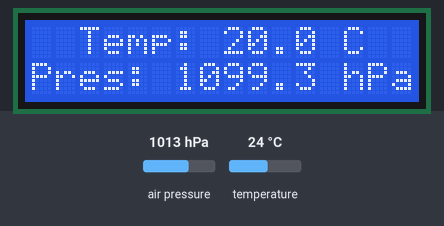
The sketch below on a simulated Arduino Uno, built with avr-gcc and run on an emulated ATmega328P. Shown: 16×2 character LCD. Inputs (shaded band) come from the test bench; at power-on: air pressure 1013 hPa, temperature 24 °C. What the sketch prints to the serial monitor is not drawn.

Above: at 1.2 s.
1.3 s: air pressure set to 952 hPa
At 2.5 s:
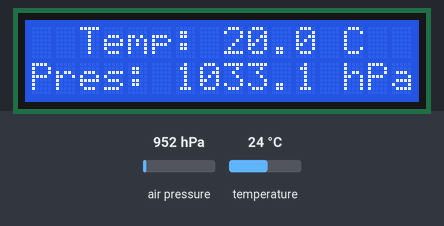
4.0 s: temperature set to 12 °C
At 5.3 s:
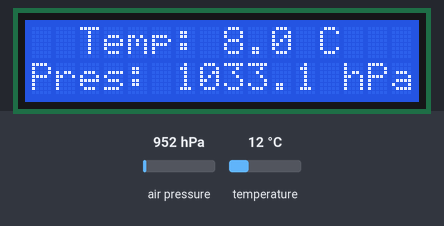
6.7 s: air pressure set to 975 hPa
At 8.6 s:
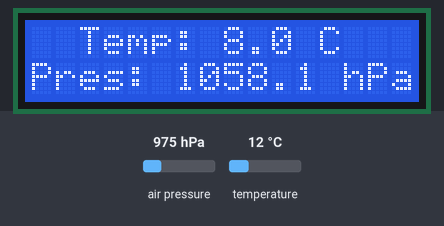
9.7 s: temperature set to 19 °C
At 11.6 s:
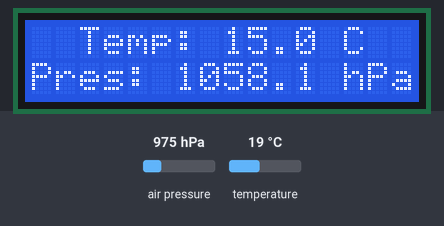
Timing chart, 0 to 13.1 s (numbered marks = the images above; inputs shaded):
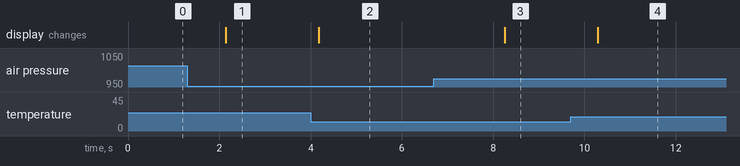

The sketch:

temp.ino
```cpp
#include <Wire.h>
#include <Adafruit_Sensor.h>
#include <Adafruit_BMP280.h>
#include <LiquidCrystal_I2C.h>

// Создание объекта для BMP280
Adafruit_BMP280 bmp;

// Создание объекта для LCD 1602
LiquidCrystal_I2C lcd(0x27, 16, 2);

void setup() {
  // Инициализация LCD дисплея
  lcd.begin(16, 2); // Указание количества столбцов и строк
  lcd.backlight();

  // Инициализация серийного порта для вывода данных в Serial Monitor
  Serial.begin(9600);

  // Проверка подключения BMP280
  if (!bmp.begin(0x76)) {
    Serial.println("Ошибка подключения BMP280!");
    while (1);
  }
}

void loop() {
  // Получение данных с датчика BMP280
  float temperature = bmp.readTemperature() - 4.0; // Корректируем температуру на 4 градуса
  float pressure = bmp.readPressure() / 92.15F; // давление в гПа

  // Вывод данных на серийный монитор
  Serial.print("Температура = ");
  Serial.print(temperature);
  Serial.println(" *C");

  Serial.print("Давление = ");
  Serial.print(pressure);
  Serial.println(" гПа");

  // Преобразование данных в строки
  String tempStr = "Temp: " + String(temperature, 1) + " C"; // Округление до 1 знака после запятой
  String presStr = "Pres: " + String(pressure, 1) + " hPa";  // Округление до 1 знака после запятой

  // Вычисление начальных позиций для центрирования текста
  int tempStart = (16 - tempStr.length()) / 2;
  int presStart = (16 - presStr.length()) / 2;

  // Вывод данных на LCD дисплей
  lcd.clear();
  lcd.setCursor(tempStart, 0);
  lcd.print(tempStr);

  lcd.setCursor(presStart, 1);
  lcd.print(presStr);

  delay(2000); // Задержка перед обновлением данных
}
```

temt.cpp
```cpp
#include <Wire.h>
#include <Adafruit_Sensor.h>
#include <Adafruit_BMP280.h>
#include <LiquidCrystal_I2C.h>

// Создание объекта для BMP280
Adafruit_BMP280 bmp;

// Создание объекта для LCD 1602
LiquidCrystal_I2C lcd(0x27, 16, 2);

void setup() {
  // Инициализация LCD дисплея
  lcd.begin(16, 2); // Указание количества столбцов и строк
  lcd.backlight();

  // Инициализация серийного порта для вывода данных в Serial Monitor
  Serial.begin(9600);

  // Проверка подключения BMP280
  if (!bmp.begin(0x76)) {
    Serial.println("Ошибка подключения BMP280!");
    while (1);
  }
}

void loop() {
  // Получение данных с датчика BMP280
  float temperature = bmp.readTemperature() - 4.0; // Корректируем температуру на 4 градуса
  float pressure = bmp.readPressure() / 92.15F; // давление в гПа

  // Вывод данных на серийный монитор
  Serial.print("Температура = ");
  Serial.print(temperature);
  Serial.println(" *C");

  Serial.print("Давление = ");
  Serial.print(pressure);
  Serial.println(" гПа");

  // Преобразование данных в строки
  String tempStr = "Temp: " + String(temperature, 1) + " C"; // Округление до 1 знака после запятой
  String presStr = "Pres: " + String(pressure, 1) + " hPa";  // Округление до 1 знака после запятой

  // Вычисление начальных позиций для центрирования текста
  int tempStart = (16 - tempStr.length()) / 2;
  int presStart = (16 - presStr.length()) / 2;

  // Вывод данных на LCD дисплей
  lcd.clear();
  lcd.setCursor(tempStart, 0);
  lcd.print(tempStr);

  lcd.setCursor(presStart, 1);
  lcd.print(presStr);

  delay(2000); // Задержка перед обновлением данных
}
```

Measured:
- after the input at 1.3 s, the display: changes after 0.84 s (image 1)
- after the input at 4.0 s, the display: changes after 0.18 s (image 2)
- after the input at 6.7 s, the display: changes after 1.6 s (image 3)
- after the input at 9.7 s, the display: changes after 0.59 s (image 4)
